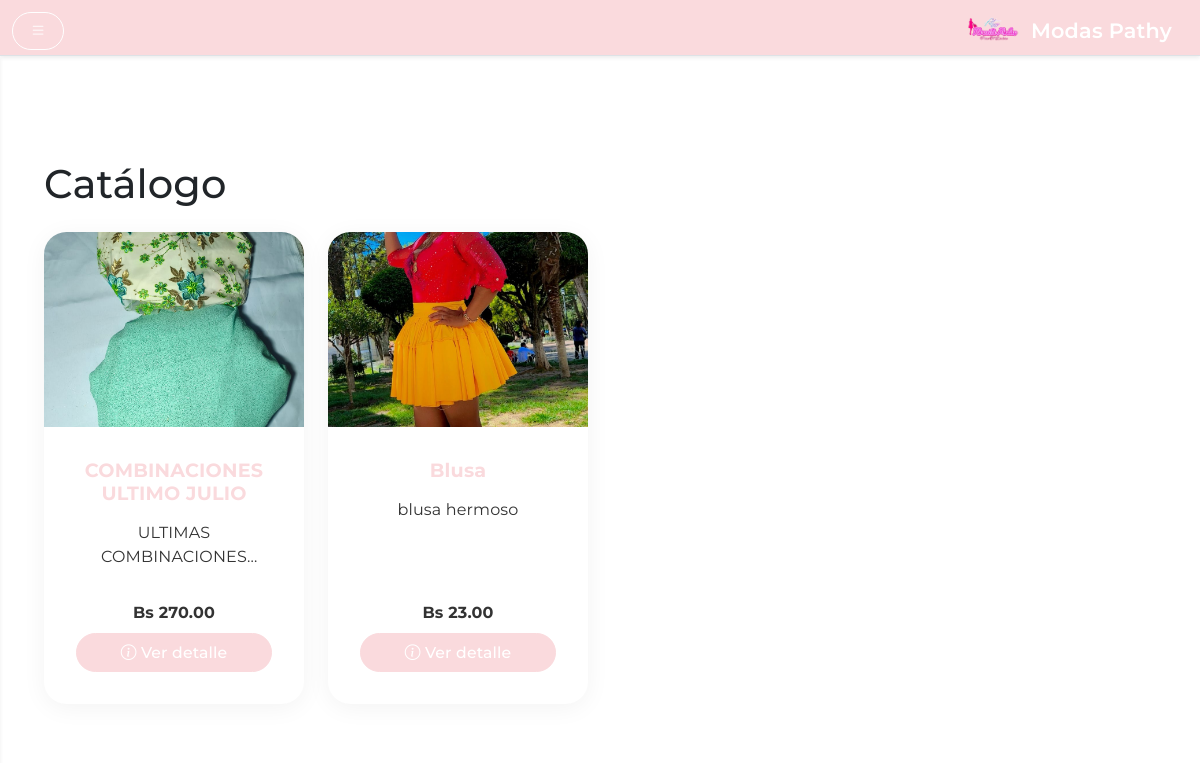
/catalogo, run on the app's committed database.
### app.py (models this page shows)
class Product(db.Model):
    id = db.Column(db.Integer, primary_key=True)
    name = db.Column(db.String(128), nullable=False)
    description = db.Column(db.Text)
    price = db.Column(db.Float, nullable=False)
    category_id = db.Column(db.Integer, db.ForeignKey('category.id'))
    category = db.relationship('Category', backref='products')
    is_new       = db.Column(db.Boolean, default=False)
    is_trending  = db.Column(db.Boolean, default=False)
    is_featured  = db.Column(db.Boolean, default=False)

class ProductImage(db.Model):
    id = db.Column(db.Integer, primary_key=True)
    filename = db.Column(db.String(256), nullable=False)
    is_main = db.Column(db.Boolean, default=False)
    product_id = db.Column(db.Integer, db.ForeignKey('product.id'))
    product = db.relationship('Product', backref='images')

### app.py (the view)
@app.route('/catalogo')
def catalogo():
    q           = request.args.get('q', '', type=str).strip()
    categoria_id= request.args.get('categoria', type=int)
    sort        = request.args.get('sort', 'recientes', type=str)
    page        = request.args.get('page', 1, type=int)
    per_page    = request.args.get('per_page', 12, type=int)
    query = Product.query
    if categoria_id:
        query = query.filter_by(category_id=categoria_id)
    if q:
        like = f"%{q}%"
        query = query.filter(or_(Product.name.ilike(like), Product.description.ilike(like)))
    if sort == 'precio_asc':
        query = query.order_by(Product.price.asc(), Product.id.desc())
    elif sort == 'precio_desc':
        query = query.order_by(Product.price.desc(), Product.id.desc())
    elif sort == 'nombre_asc':
        query = query.order_by(Product.name.asc())
    elif sort == 'nombre_desc':
        query = query.order_by(Product.name.desc())
    else:  # recientes
        query = query.order_by(Product.id.desc())
    pagination = db.paginate(query, page=page, per_page=per_page, error_out=False)
    productos  = pagination.items
    categoria = Category.query.get(categoria_id) if categoria_id else None
    categorias = Category.query.order_by(Category.name).all()
    return render_template(
        'public/catalogo.html',
        productos=productos,
        categoria=categoria,
        categorias=categorias,
        search=q,
        sort=sort,
        pagination=pagination,
        per_page=per_page
    )

### app.py (called while the page is built)
@app.context_processor
def inject_helpers():
    return dict(slugify=_slugify)

@app.context_processor
def inject_notifications():
    notifications = Notification.query.order_by(Notification.timestamp.desc()).limit(6).all()
    notifs = [
        {'message': n.message, 'timestamp': n.timestamp.strftime('%d/%m %H:%M'), 'admin_name': n.admin_name}
        for n in notifications
    ]
    return dict(notifications=notifs)

@app.context_processor
def inject_theme():
    active = Theme.query.filter_by(is_default=True).first()
    all_themes = Theme.query.order_by(Theme.name).all()
    return {'active_theme': active, 'all_themes': all_themes}

@app.context_processor
def inject_public_data():
    categorias = Category.query.order_by(Category.name).all()
    contact = ContactInfo.query.first()
    if contact is None:
        contact = ContactInfo()
        db.session.add(contact)
        db.session.commit()
    return {
        'public_categories': categorias,
        'now': lambda fmt=None: datetime.utcnow().strftime(fmt or '%Y'),
        'contact_info': contact
    }

### templates/public/catalogo.html (shortened to what this page needs)
{% extends 'public/base.html' %}
{% block page_title %}Catálogo{% endblock %}
{% block content %}
  <div class="row g-4">
    {% for prod in productos %}
      <div class="col-6 col-md-3">
        <div class="card h-100 hover-shadow border-0">
          {% set main = prod.images|selectattr('is_main')|first or prod.images[0] %}
          <div class="img-wrapper" style="--bg-img: url('{{ url_for('static', filename='uploads/' ~ main.filename) }}');">
            <img src="{{ url_for('static', filename='uploads/' ~ main.filename) }}" alt="{{ prod.name }}">
          </div>
          <div class="card-body d-flex flex-column justify-content-between text-center">
            <div>
              <h5 class="card-title text-capitalize">{{ prod.name }}</h5>
              <p class="text-truncate-two">{{ prod.description }}</p>
            </div>
            <div class="mt-3">
              <p class="fw-bold mb-2">Bs {{ '%.2f'|format(prod.price) }}</p>
              <a href="{{ url_for('producto_detalle', id=prod.id) }}" class="btn btn-primary w-100">
                <i class="bi bi-info-circle"></i> Ver detalle
              </a>
            </div>
          </div>
        </div>
      </div>
    {% else %}
      <p class="text-muted">No se encontraron productos.</p>
    {% endfor %}
  </div>
{% endblock %}

### templates/public/base.html (shortened to what this page needs)
<!DOCTYPE html>
<html lang="es">
<head>
  <link href="https://cdn.jsdelivr.net/npm/bootstrap@5.3.0/dist/css/bootstrap.min.css" rel="stylesheet"/>
  <link href="https://cdn.jsdelivr.net/npm/bootstrap-icons@1.10.5/font/bootstrap-icons.css" rel="stylesheet"/>
  <link rel="stylesheet" href="https://cdnjs.cloudflare.com/ajax/libs/animate.css/4.1.1/animate.min.css"/>
  <link rel="stylesheet" href="https://cdnjs.cloudflare.com/ajax/libs/aos/2.3.4/aos.css"/>
  <link rel="stylesheet" href="{{ url_for('static', filename='css/styles.css') }}" />
</head>
<body>
  <header class="navbar navbar-light bg-white border-bottom fixed-top shadow-sm">
    <div class="container-fluid">
      <button id="sidebarToggle" class="btn btn-outline-secondary me-3" aria-label="Toggle sidebar">
        <i class="bi bi-list"></i>
      </button>
      <a href="{{ url_for('index') }}" class="navbar-brand d-flex align-items-center mb-0 h1" style="gap:10px;">
        <img src="{{ url_for('static', filename='images/logo.png') }}" alt="Logo" height="36" class="d-inline-block align-text-top">
        <span class="d-none d-md-inline" style="font-size:1.3rem; font-weight:600; color:#8F2D56;">Modas Pathy</span>
      </a>
    </div>
  </header>
  <div class="d-flex">
    <main class="flex-grow-1" style="background: var(--bg-color) !important;">
      <div class="container-fluid mt-5 pt-4">
        <h1 class="mb-4">{% block page_title %}{% endblock %}</h1>
        {% block content %}{% endblock %}
      </div>
    </main>
  </div>
</body>
</html>

### static/css/styles.css (style rules this page uses)
:root { --blanco: #FFFFFF; --gris-claro: #f8f9fa; --gris-oscuro: #e3e3e3; --shadow-card: 0 4px 24px rgba(0, 0, 0, 0.05); --shadow-hover: 0 8px 36px rgba(0, 0, 0, 0.10); }
body, .form-label, .btn, .card-title, .navbar-brand, .nav-link { font-family: 'Montserrat', sans-serif; letter-spacing: 0.01em; }
body { margin-top: 56px; background: transparent; }
header.navbar { height: 56px; z-index: 1000; box-shadow: 0 4px 18px rgba(0, 0, 0, 0.07); background: var(--primary) !important; }
header .navbar-brand span { color: #fff !important; }
header .btn-outline-secondary { color: #fff; border-color: #fff; }
main { transition: margin-left 0.3s cubic-bezier(.87, -.41, .19, 1.44); margin-left: 0; padding: 2rem; background: var(--gris-claro); }
.card, .card.hover-shadow { border-radius: 1.4rem !important; border: none; box-shadow: var(--shadow-card); background: var(--blanco); transition: box-shadow 0.22s cubic-bezier(.87, -.41, .19, 1.44), transform 0.19s; }
h2, h3, h4, h5, h6 { font-size: 2.15rem; color: var(--text-color); margin-bottom: 1.5rem; letter-spacing: 0.01em; font-weight: 800; }
.card-title { font-size: 1.2rem; font-weight: 700; color: var(--primary); margin-bottom: 1rem; }
p, span, label { color: var(--text-color); }
a { color: var(--primary); text-decoration: none; }
.btn { font-size: 0.98em; border-radius: 2em !important; font-weight: 500; padding: 0.42em 1.1em; letter-spacing: 0.01em; box-shadow: none; transition: background 0.15s, color 0.15s, box-shadow 0.15s; }
.btn-primary { background-color: var(--primary); border-color: var(--primary); color: #fff; }
.btn-outline-secondary { color: var(--text-color); border-color: var(--gris-oscuro); }
.card-body { padding: 2rem; }
.img-wrapper { aspect-ratio: 4/3; overflow: hidden; border-top-left-radius: 1.4rem; border-top-right-radius: 1.4rem; background: var(--blanco); }
.img-wrapper img { width: 100%; height: 100%; object-fit: cover; transition: transform .3s ease; }
.text-truncate-two { display: -webkit-box; -webkit-line-clamp: 2; -webkit-box-orient: vertical; overflow: hidden; color: var(--text-color); }

### data on the page
Product: filename (picture), name "COMBINACIONES ULTIMO JULIO", description "ULTIMAS…", price "270.00"
Product: name.filename (picture), name "Blusa", description "blusa hermoso", price "23.00"
